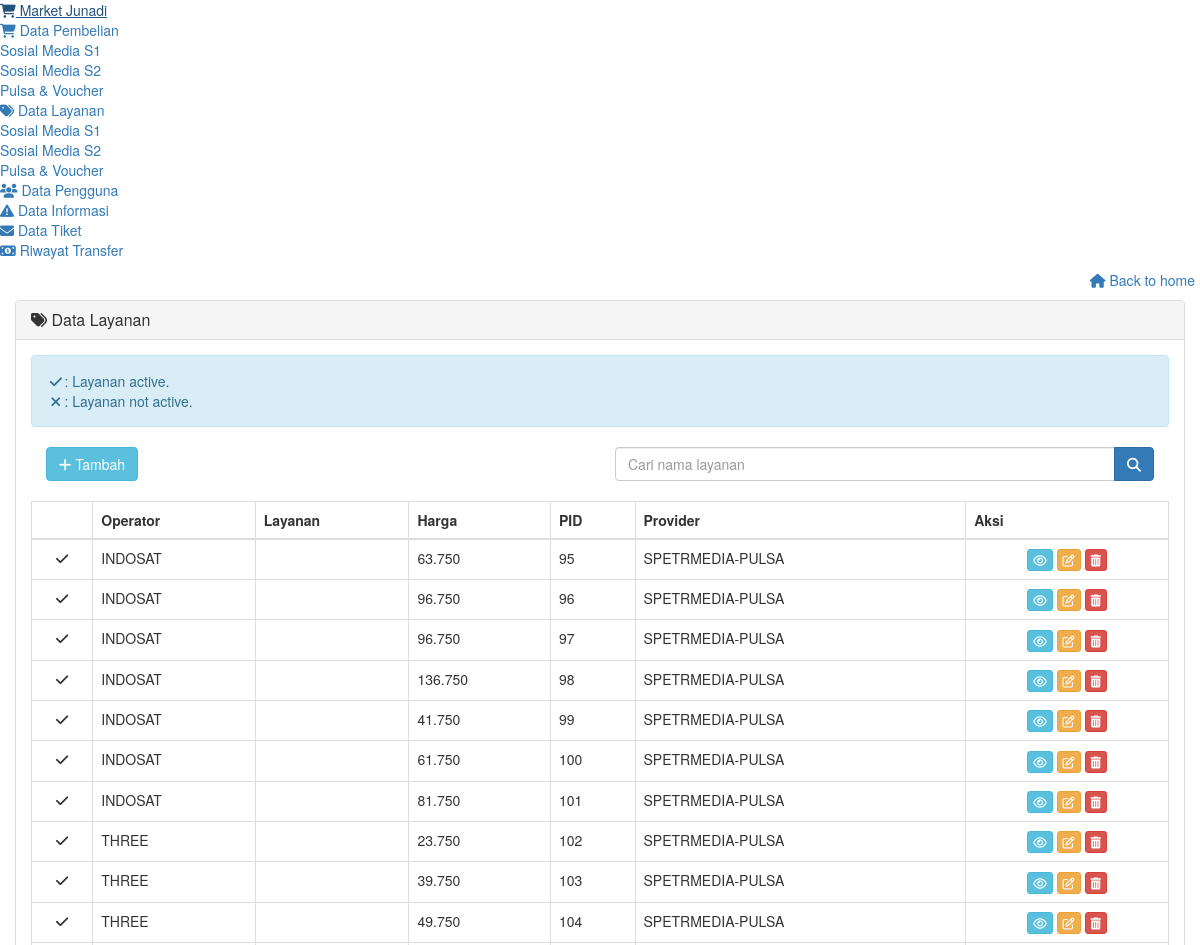
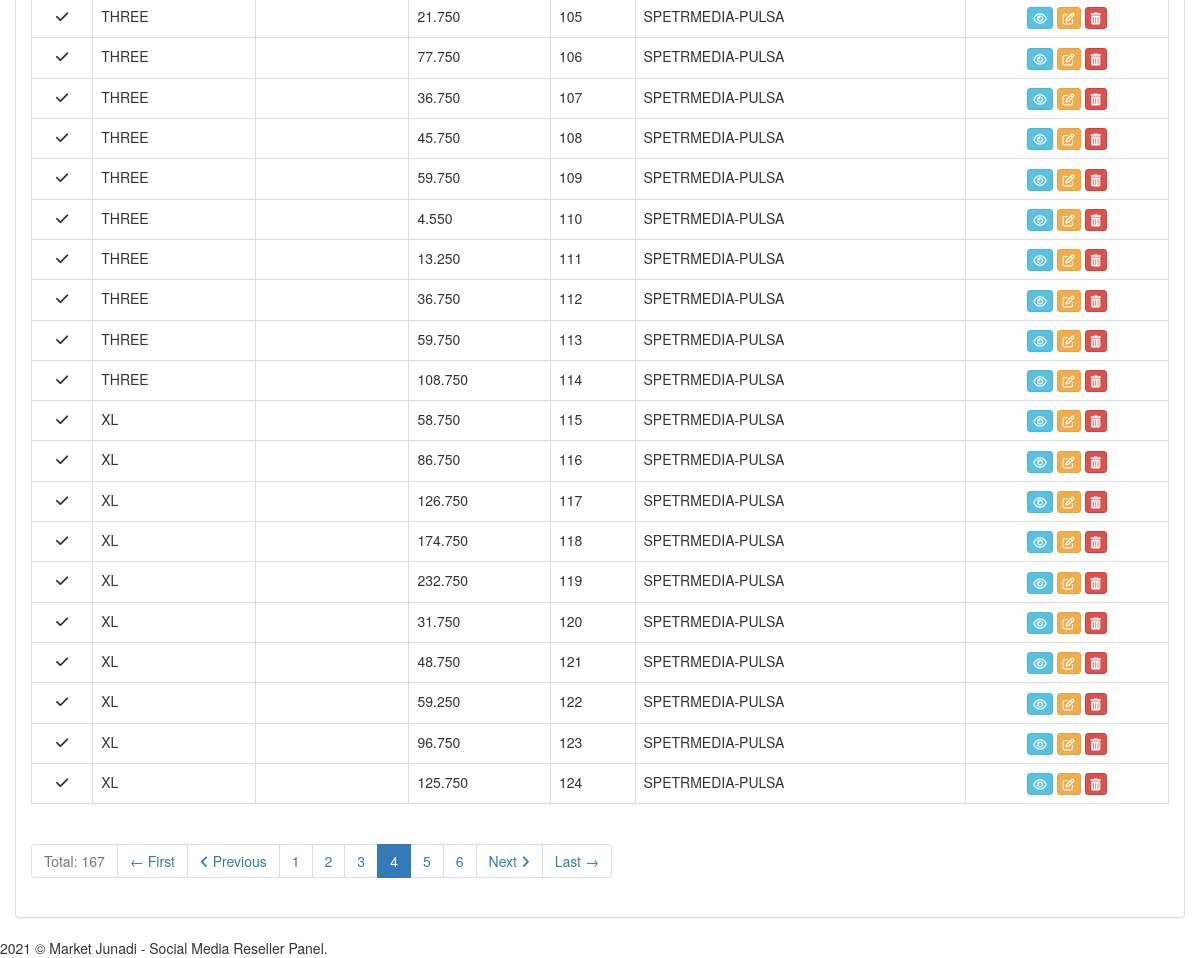
The app's page /Panel Admin/admin/services_pulsa.php?page_no=4 (signed in) with its own data (2 pictures, top to bottom).
### tables this page shows
CREATE TABLE `services_pulsa` (
  `id` int(11) NOT NULL,
  `pid` varchar(100) NOT NULL,
  `name` varchar(100) NOT NULL,
  `oprator` varchar(50) NOT NULL,
  `price` double NOT NULL,
  `status` enum('Active','Not Active') NOT NULL,
  `provider` varchar(50) NOT NULL
);

### Panel Admin/mainconfig.php (called while the page is built, shortened)
<?php
$cfg_baseurl = "https://marketjunadi.my.id/Market/";

### Panel Admin/admin/services_pulsa.php (the view, shortened to what this page needs)
<?php
require("../mainconfig.php");
if (isset($_SESSION['user'])) {
	$sess_username = $_SESSION['user']['username'];
	$check_user = mysqli_query($db, "SELECT * FROM users WHERE username = '$sess_username'");
	$data_user = mysqli_fetch_assoc($check_user);
	if (mysqli_num_rows($check_user) == 0) {
		header("Location: ".$cfg_baseurl."account/logout");
	} else if ($data_user['status'] == "Suspended") {
		header("Location: ".$cfg_baseurl."account/logout");
	} else if ($data_user['level'] != "Developers") {
		header("Location: ".$cfg_baseurl);
	} else {
				include("../lib/headeradmin.php");
?>
            <div class="row">
                <div class="col-lg-12">
                    <div class="panel panel-default animated fadeInDown">
                        <div class="panel-heading">
                           <h3 class="panel-title"><i class="fa fa-tags"></i> Data Layanan</h3>
                                </div>
                		<div class="panel-body">
											<div class="alert alert-info">
												<i class="fa fa-check fa-fw"></i>: Layanan active.<br />
												<i class="fa fa-times fa-fw"></i>: Layanan not active.
											</div>
										<div class="col-md-6">
											<a href="<?php echo $cfg_baseurl; ?>admin/service_pulsa/add.php" class="btn btn-info btn-bordred"><i class="fa fa-plus"></i> Tambah</a>
										</div>
										<div class="col-md-6">
											<form method="GET">
											<div class="input-group">
												<input type="text" name="search" class="form-control" placeholder="Cari nama layanan">
												<span class="input-group-btn">
													<button type="submit" class="btn btn-primary"><i class="fa fa-search"></i></button>
												</span>
											</div>
											</form>
										</div>
										<div class="clearfix"></div>
										<br />
										<div class="table-responsive">
											<table class="table table-bordered">
												<thead>
													<tr>
														<th></th>
														<th>Operator</th>
														<th>Layanan</th>
														<th>Harga</th>
														<th>PID</th>
														<th>Provider</th>
														<th>Aksi</th>
													</tr>
												</thead>
												<tbody>
												<?php
if (isset($_GET['search'])) {
	$search = $_GET['search'];
	$query_list = "SELECT * FROM services_pulsa WHERE service LIKE '%$search%' ORDER BY id ASC";
} else {
	$query_list = "SELECT * FROM services_pulsa ORDER BY id ASC";
}
$records_per_page = 30;
$starting_position = 0;
if(isset($_GET["page_no"])) {
	$starting_position = ($_GET["page_no"]-1) * $records_per_page;
}
$new_query = $query_list." LIMIT $starting_position, $records_per_page";
$new_query = mysqli_query($db, $new_query);
												while ($data_show = mysqli_fetch_assoc($new_query)) {
												?>
													<tr>
														<td align="center"><?php if($data_show['status'] == "Active") { ?><i class="fa fa-check"></i><?php } else { ?><i class="fa fa-times"></i><?php } ?></td>
														<td><?php echo $data_show['oprator']; ?></td>
														<td><?php echo $data_show['service']; ?></td>
														<td><?php echo number_format($data_show['price'],0,',','.'); ?></td>
														<td><?php echo $data_show['pid']; ?></td>
														<td><?php echo $data_show['provider']; ?></td>
														<td align="center">
														<a href="<?php echo $cfg_baseurl; ?>admin/service_pulsa/detail.php?sid=<?php echo $data_show['id']; ?>" class="btn btn-xs btn-info btn-rounded"><i class="fa fa-eye"></i></a>
														<a href="<?php echo $cfg_baseurl; ?>admin/service_pulsa/edit.php?sid=<?php echo $data_show['id']; ?>" class="btn btn-xs btn-warning btn-rounded"><i class="fa fa-edit"></i></a>
														<a href="<?php echo $cfg_baseurl; ?>admin/service_pulsa/delete.php?sid=<?php echo $data_show['id']; ?>" class="btn btn-xs btn-danger btn-rounded"><i class="fa fa-trash"></i></a>
														</td>
													</tr>
												<?php
												}
												?>
												</tbody>
											</table>
											<ul class="pagination">
											<?php
$self = $_SERVER['PHP_SELF'];
$query_list = mysqli_query($db, $query_list);
$total_no_of_records = mysqli_num_rows($query_list);
echo "<li class='disabled'><a href='#'>Total: ".$total_no_of_records."</a></li>";
if($total_no_of_records > 0) {
	$total_no_of_pages = ceil($total_no_of_records/$records_per_page);
	$current_page = 1;
	if(isset($_GET["page_no"])) {
		$current_page = $_GET["page_no"];
	}
	if($current_page != 1) {
		$previous = $current_page-1;
		echo "<li><a href='".$self."?page_no=1'>← First</a></li>";
		echo "<li><a href='".$self."?page_no=".$previous."'><i class='fa fa-angle-left'></i> Previous</a></li>";
	}
	for($i=1; $i<=$total_no_of_pages; $i++) {
		if($i==$current_page) {
			echo "<li class='active'><a href='".$self."?page_no=".$i."'>".$i."</a></li>";
		} else {
			echo "<li><a href='".$self."?page_no=".$i."'>".$i."</a></li>";
		}
	}
	if($current_page!=$total_no_of_pages) {
		$next = $current_page+1;
		echo "<li><a href='".$self."?page_no=".$next."'>Next <i class='fa fa-angle-right'></i></a></li>";
		echo "<li><a href='".$self."?page_no=".$total_no_of_pages."'>Last →</a></li>";
	}
}
											?>
											</ul>
										</div>
									</div>
								</div>
							</div>
						</div>
<?php
	include("../lib/footer.php");
	}
} else {
	header("Location: ".$cfg_baseurl);
}
?>

### records on screen
services_pulsa: status "Active" (drawn), oprator "INDOSAT", price "63.750", pid "95", provider "SPETRMEDIA-PULSA"
services_pulsa: status "Active" (drawn), oprator "INDOSAT", price "96.750", pid "96", provider "SPETRMEDIA-PULSA"
services_pulsa: status "Active" (drawn), oprator "INDOSAT", price "96.750", pid "97", provider "SPETRMEDIA-PULSA"
services_pulsa: status "Active" (drawn), oprator "INDOSAT", price "136.750", pid "98", provider "SPETRMEDIA-PULSA"
services_pulsa: status "Active" (drawn), oprator "INDOSAT", price "41.750", pid "99", provider "SPETRMEDIA-PULSA"
services_pulsa: status "Active" (drawn), oprator "INDOSAT", price "61.750", pid "100", provider "SPETRMEDIA-PULSA"
services_pulsa: status "Active" (drawn), oprator "INDOSAT", price "81.750", pid "101", provider "SPETRMEDIA-PULSA"
services_pulsa: status "Active" (drawn), oprator "THREE", price "23.750", pid "102", provider "SPETRMEDIA-PULSA"
services_pulsa: status "Active" (drawn), oprator "THREE", price "39.750", pid "103", provider "SPETRMEDIA-PULSA"
services_pulsa: status "Active" (drawn), oprator "THREE", price "49.750", pid "104", provider "SPETRMEDIA-PULSA"
services_pulsa: status "Active" (drawn), oprator "THREE", price "21.750", pid "105", provider "SPETRMEDIA-PULSA"
services_pulsa: status "Active" (drawn), oprator "THREE", price "77.750", pid "106", provider "SPETRMEDIA-PULSA"
services_pulsa: status "Active" (drawn), oprator "THREE", price "36.750", pid "107", provider "SPETRMEDIA-PULSA"
services_pulsa: status "Active" (drawn), oprator "THREE", price "45.750", pid "108", provider "SPETRMEDIA-PULSA"
services_pulsa: status "Active" (drawn), oprator "THREE", price "59.750", pid "109", provider "SPETRMEDIA-PULSA"
services_pulsa: status "Active" (drawn), oprator "THREE", price "4.550", pid "110", provider "SPETRMEDIA-PULSA"
services_pulsa: status "Active" (drawn), oprator "THREE", price "13.250", pid "111", provider "SPETRMEDIA-PULSA"
services_pulsa: status "Active" (drawn), oprator "THREE", price "36.750", pid "112", provider "SPETRMEDIA-PULSA"
services_pulsa: status "Active" (drawn), oprator "THREE", price "59.750", pid "113", provider "SPETRMEDIA-PULSA"
services_pulsa: status "Active" (drawn), oprator "THREE", price "108.750", pid "114", provider "SPETRMEDIA-PULSA"
services_pulsa: status "Active" (drawn), oprator "XL", price "58.750", pid "115", provider "SPETRMEDIA-PULSA"
services_pulsa: status "Active" (drawn), oprator "XL", price "86.750", pid "116", provider "SPETRMEDIA-PULSA"
services_pulsa: status "Active" (drawn), oprator "XL", price "126.750", pid "117", provider "SPETRMEDIA-PULSA"
services_pulsa: status "Active" (drawn), oprator "XL", price "174.750", pid "118", provider "SPETRMEDIA-PULSA"
services_pulsa: status "Active" (drawn), oprator "XL", price "232.750", pid "119", provider "SPETRMEDIA-PULSA"
services_pulsa: status "Active" (drawn), oprator "XL", price "31.750", pid "120", provider "SPETRMEDIA-PULSA"
services_pulsa: status "Active" (drawn), oprator "XL", price "48.750", pid "121", provider "SPETRMEDIA-PULSA"
services_pulsa: status "Active" (drawn), oprator "XL", price "59.250", pid "122", provider "SPETRMEDIA-PULSA"
services_pulsa: status "Active" (drawn), oprator "XL", price "96.750", pid "123", provider "SPETRMEDIA-PULSA"
services_pulsa: status "Active" (drawn), oprator "XL", price "125.750", pid "124", provider "SPETRMEDIA-PULSA"

### other values on screen
$cfg_logo_txt "Market Junadi"
$total_no_of_records "167"
$cfg_webname "Market Junadi - Social Media Reseller Panel"
